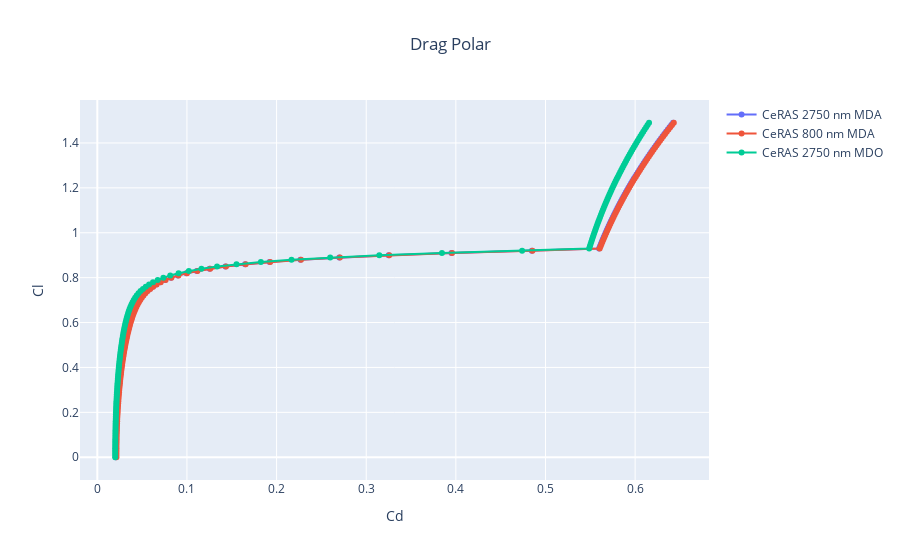

The code cell stored with this chart in its notebook:
### Markdown cell above
## 2. Aerodynamic plots

### Code cell
fig = oad.drag_polar_plot(CeRAS_2750nm_MDA_OUTPUT_FILE, name='CeRAS 2750 nm MDA')
fig = oad.drag_polar_plot(CeRAS_800nm_MDA_OUTPUT_FILE, name='CeRAS 800 nm MDA', fig=fig)
fig = oad.drag_polar_plot(CeRAS_2750nm_MDO_OUTPUT_FILE, name='CeRAS 2750 nm MDO', fig=fig)
fig.show()

### Figure 1 — Plotly figure (JSON) as saved in the notebook; plotly's stock layout.template omitted (floating-point values rounded to 4 significant figures; data arrays with more than 128 entries replaced by an {"elided": "..."} marker saying what was removed)
{"data": [{"mode": "lines+markers", "name": "CeRAS 2750 nm MDA", "type": "scatter", "uid": "5b5c56d6-2f6b-4440-ac65-65e68b6a97b5", "x": {"elided": "150 float values"}, "y": {"elided": "150 float values"}}, {"mode": "lines+markers", "name": "CeRAS 800 nm MDA", "type": "scatter", "uid": "46578b09-13f1-4125-8ba3-05e4f2796339", "x": {"elided": "150 float values"}, "y": {"elided": "150 float values"}}, {"mode": "lines+markers", "name": "CeRAS 2750 nm MDO", "type": "scatter", "uid": "58114858-7ca0-464a-a372-2981f7728917", "x": {"elided": "150 float values"}, "y": {"elided": "150 float values"}}], "layout": {"title": {"text": "Drag Polar", "x": 0.5}, "xaxis": {"title": {"text": "Cd"}}, "yaxis": {"title": {"text": "Cl"}}}}
